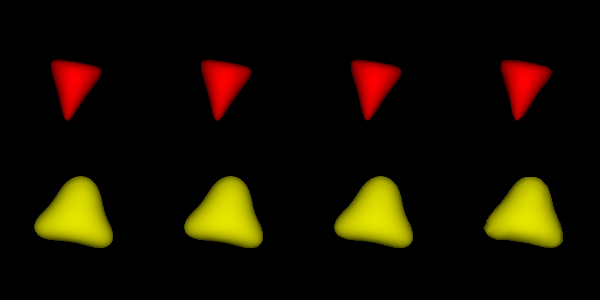

Write Python code to recreate this figure.
#!/usr/bin/env python

# Demonstrate warping PolyData using thin plate splines and grid transforms
# with different interpolation modes (cubic, linear, nearest) in an
# 8-viewport layout showing forward and inverse transforms.

# Factory overrides
import vtkmodules.vtkInteractionStyle  # noqa: F401
import vtkmodules.vtkRenderingFreeType  # noqa: F401
import vtkmodules.vtkRenderingOpenGL2  # noqa: F401

from vtkmodules.vtkCommonCore import vtkPoints
from vtkmodules.vtkCommonTransforms import (
    vtkGeneralTransform,
    vtkThinPlateSplineTransform,
)
from vtkmodules.vtkFiltersCore import vtkPolyDataNormals
from vtkmodules.vtkFiltersGeneral import vtkTransformPolyDataFilter
from vtkmodules.vtkFiltersHybrid import (
    vtkGridTransform,
    vtkTransformToGrid,
)
from vtkmodules.vtkFiltersSources import vtkSphereSource
from vtkmodules.vtkRenderingCore import (
    vtkActor,
    vtkDataSetMapper,
    vtkRenderWindow,
    vtkRenderWindowInteractor,
    vtkRenderer,
)

# Sphere source with normals
sphere = vtkSphereSource()
sphere.SetThetaResolution(20)
sphere.SetPhiResolution(20)

ap = vtkPolyDataNormals()
ap.SetInputConnection(sphere.GetOutputPort())

# -- Thin plate spline transform --
spoints = vtkPoints()
spoints.SetNumberOfPoints(10)
spoints.SetPoint(0, 0.000, 0.000, 0.500)
spoints.SetPoint(1, 0.000, 0.000, -0.500)
spoints.SetPoint(2, 0.433, 0.000, 0.250)
spoints.SetPoint(3, 0.433, 0.000, -0.250)
spoints.SetPoint(4, -0.000, 0.433, 0.250)
spoints.SetPoint(5, -0.000, 0.433, -0.250)
spoints.SetPoint(6, -0.433, -0.000, 0.250)
spoints.SetPoint(7, -0.433, -0.000, -0.250)
spoints.SetPoint(8, 0.000, -0.433, 0.250)
spoints.SetPoint(9, 0.000, -0.433, -0.250)

tpoints = vtkPoints()
tpoints.SetNumberOfPoints(10)
tpoints.SetPoint(0, 0.000, 0.000, 0.800)
tpoints.SetPoint(1, 0.000, 0.000, -0.200)
tpoints.SetPoint(2, 0.433, 0.000, 0.350)
tpoints.SetPoint(3, 0.433, 0.000, -0.150)
tpoints.SetPoint(4, -0.000, 0.233, 0.350)
tpoints.SetPoint(5, -0.000, 0.433, -0.150)
tpoints.SetPoint(6, -0.433, -0.000, 0.350)
tpoints.SetPoint(7, -0.433, -0.000, -0.150)
tpoints.SetPoint(8, 0.000, -0.233, 0.350)
tpoints.SetPoint(9, 0.000, -0.433, -0.150)

thin = vtkThinPlateSplineTransform()
thin.SetSourceLandmarks(spoints)
thin.SetTargetLandmarks(tpoints)
thin.SetBasisToR2LogR()

t1 = vtkGeneralTransform()
t1.SetInput(thin)

# -- Row 0, Col 0: thin plate spline forward --
f11 = vtkTransformPolyDataFilter()
f11.SetInputConnection(ap.GetOutputPort())
f11.SetTransform(t1)

m11 = vtkDataSetMapper()
m11.SetInputConnection(f11.GetOutputPort())

a11 = vtkActor()
a11.SetMapper(m11)
a11.RotateY(90)
a11.GetProperty().SetColor(1, 0, 0)

renderer_0 = vtkRenderer()
renderer_0.SetViewport(0.0, 0.5, 0.25, 1.0)
renderer_0.ResetCamera(-0.5, 0.5, -0.5, 0.5, -1, 1)
renderer_0.AddActor(a11)

# -- Row 1, Col 0: thin plate spline inverse --
f12 = vtkTransformPolyDataFilter()
f12.SetInputConnection(ap.GetOutputPort())
f12.SetTransform(t1.GetInverse())

m12 = vtkDataSetMapper()
m12.SetInputConnection(f12.GetOutputPort())

a12 = vtkActor()
a12.SetMapper(m12)
a12.RotateY(90)
a12.GetProperty().SetColor(0.9, 0.9, 0)

renderer_1 = vtkRenderer()
renderer_1.SetViewport(0.0, 0.0, 0.25, 0.5)
renderer_1.ResetCamera(-0.5, 0.5, -0.5, 0.5, -1, 1)
renderer_1.AddActor(a12)

# -- Grid transform from thin plate spline --
grid_trans = vtkTransformToGrid()
grid_trans.SetInput(t1)
grid_trans.SetGridOrigin(-1.5, -1.5, -1.5)
grid_trans.SetGridExtent(0, 60, 0, 60, 0, 60)
grid_trans.SetGridSpacing(0.05, 0.05, 0.05)

# -- Row 0, Col 1: grid transform cubic forward --
t2 = vtkGridTransform()
t2.SetDisplacementGridConnection(grid_trans.GetOutputPort())
t2.SetInterpolationModeToCubic()

f21 = vtkTransformPolyDataFilter()
f21.SetInputConnection(ap.GetOutputPort())
f21.SetTransform(t2)

m21 = vtkDataSetMapper()
m21.SetInputConnection(f21.GetOutputPort())

a21 = vtkActor()
a21.SetMapper(m21)
a21.RotateY(90)
a21.GetProperty().SetColor(1, 0, 0)

renderer_2 = vtkRenderer()
renderer_2.SetViewport(0.25, 0.5, 0.50, 1.0)
renderer_2.ResetCamera(-0.5, 0.5, -0.5, 0.5, -1, 1)
renderer_2.AddActor(a21)

# -- Row 1, Col 1: grid transform cubic inverse --
f22 = vtkTransformPolyDataFilter()
f22.SetInputConnection(ap.GetOutputPort())
f22.SetTransform(t2.GetInverse())

m22 = vtkDataSetMapper()
m22.SetInputConnection(f22.GetOutputPort())

a22 = vtkActor()
a22.SetMapper(m22)
a22.RotateY(90)
a22.GetProperty().SetColor(0.9, 0.9, 0)

renderer_3 = vtkRenderer()
renderer_3.SetViewport(0.25, 0.0, 0.50, 0.5)
renderer_3.ResetCamera(-0.5, 0.5, -0.5, 0.5, -1, 1)
renderer_3.AddActor(a22)

# -- Row 0, Col 2: grid transform linear forward --
t3 = vtkGridTransform()
t3.SetDisplacementGridConnection(grid_trans.GetOutputPort())
t3.SetInterpolationModeToLinear()

f31 = vtkTransformPolyDataFilter()
f31.SetInputConnection(ap.GetOutputPort())
f31.SetTransform(t3)

m31 = vtkDataSetMapper()
m31.SetInputConnection(f31.GetOutputPort())

a31 = vtkActor()
a31.SetMapper(m31)
a31.RotateY(90)
a31.GetProperty().SetColor(1, 0, 0)

renderer_4 = vtkRenderer()
renderer_4.SetViewport(0.50, 0.5, 0.75, 1.0)
renderer_4.ResetCamera(-0.5, 0.5, -0.5, 0.5, -1, 1)
renderer_4.AddActor(a31)

# -- Row 1, Col 2: grid transform linear inverse --
f32 = vtkTransformPolyDataFilter()
f32.SetInputConnection(ap.GetOutputPort())
f32.SetTransform(t3.GetInverse())

m32 = vtkDataSetMapper()
m32.SetInputConnection(f32.GetOutputPort())

a32 = vtkActor()
a32.SetMapper(m32)
a32.RotateY(90)
a32.GetProperty().SetColor(0.9, 0.9, 0)

renderer_5 = vtkRenderer()
renderer_5.SetViewport(0.5, 0.0, 0.75, 0.5)
renderer_5.ResetCamera(-0.5, 0.5, -0.5, 0.5, -1, 1)
renderer_5.AddActor(a32)

# -- Row 0, Col 3: grid transform nearest forward --
t4 = vtkGridTransform()
t4.SetDisplacementGridConnection(grid_trans.GetOutputPort())
t4.SetInterpolationModeToNearestNeighbor()
t4.SetInverseTolerance(0.05)

f41 = vtkTransformPolyDataFilter()
f41.SetInputConnection(ap.GetOutputPort())
f41.SetTransform(t4)

m41 = vtkDataSetMapper()
m41.SetInputConnection(f41.GetOutputPort())

a41 = vtkActor()
a41.SetMapper(m41)
a41.RotateY(90)
a41.GetProperty().SetColor(1, 0, 0)

renderer_6 = vtkRenderer()
renderer_6.SetViewport(0.75, 0.5, 1.0, 1.0)
renderer_6.ResetCamera(-0.5, 0.5, -0.5, 0.5, -1, 1)
renderer_6.AddActor(a41)

# -- Row 1, Col 3: grid transform nearest inverse --
f42 = vtkTransformPolyDataFilter()
f42.SetInputConnection(ap.GetOutputPort())
f42.SetTransform(t4.GetInverse())

m42 = vtkDataSetMapper()
m42.SetInputConnection(f42.GetOutputPort())

a42 = vtkActor()
a42.SetMapper(m42)
a42.RotateY(90)
a42.GetProperty().SetColor(0.9, 0.9, 0)

renderer_7 = vtkRenderer()
renderer_7.SetViewport(0.75, 0.0, 1.0, 0.5)
renderer_7.ResetCamera(-0.5, 0.5, -0.5, 0.5, -1, 1)
renderer_7.AddActor(a42)

# Window
render_window = vtkRenderWindow()
render_window.AddRenderer(renderer_0)
render_window.AddRenderer(renderer_1)
render_window.AddRenderer(renderer_2)
render_window.AddRenderer(renderer_3)
render_window.AddRenderer(renderer_4)
render_window.AddRenderer(renderer_5)
render_window.AddRenderer(renderer_6)
render_window.AddRenderer(renderer_7)
render_window.SetSize(600, 300)
render_window.SetWindowName("warp polydata")

# Interactor
interactor = vtkRenderWindowInteractor()
interactor.SetRenderWindow(render_window)

# Apply rotation to the general transform (matches original test)
t1.RotateX(-100)
t1.PostMultiply()
t1.RotateX(+100)

interactor.Initialize()
interactor.Start()
